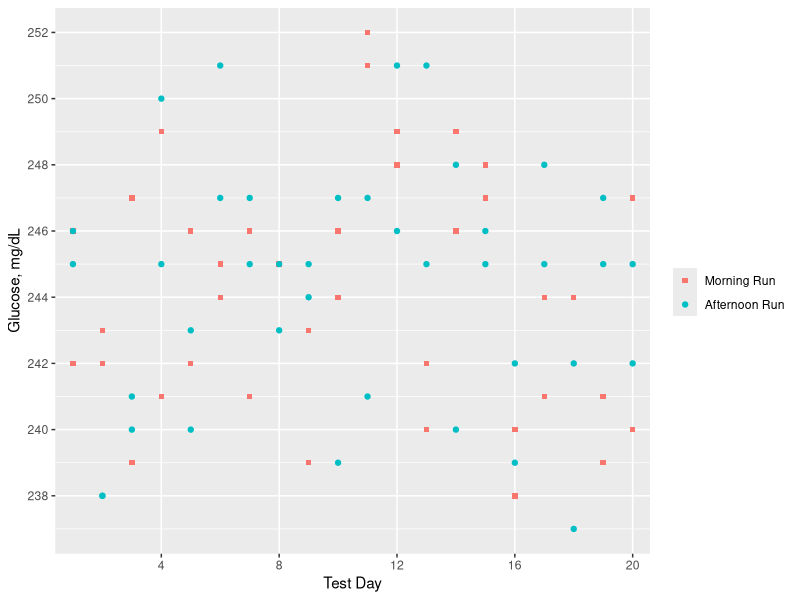
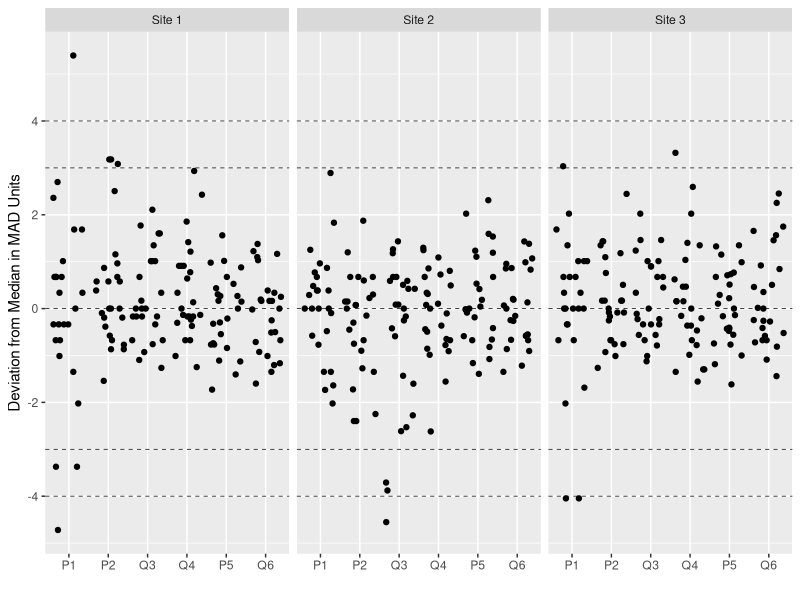
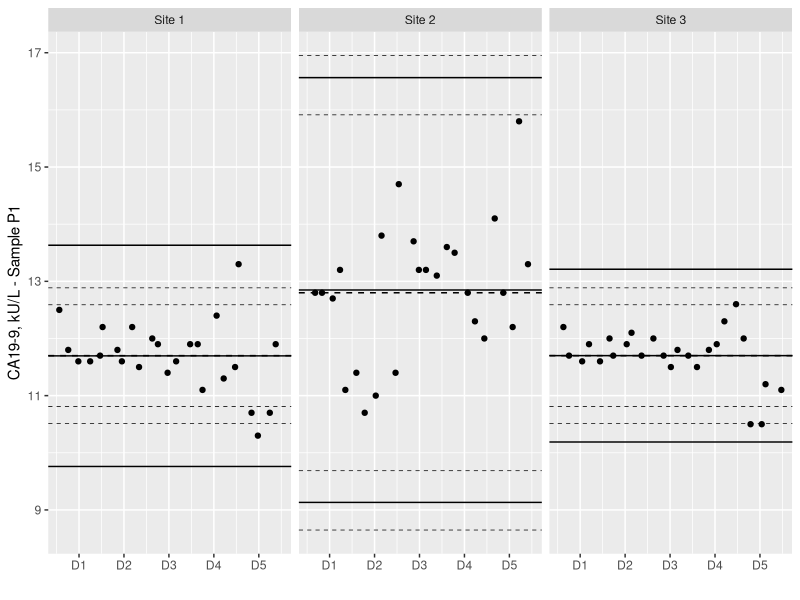

Write R code to recreate these figures, in order.
## ---- chunk 1
suppressPackageStartupMessages({
  library(tidyverse)
})

options(dplyr.summarise.inform = FALSE)
## ---- chunk 2

# Table A1. Glucose Precision Evaluation Measurements (mg/dL)
table_a1 <- tibble(
  day = 1:20,
  run1.rep1 = c(242, 243, 247, 249, 246, 244, 241, 245, 243, 244, 252, 249, 242, 246, 247, 240, 241, 244, 241, 247),
  run1.rep2 = c(246, 242, 239, 241, 242, 245, 246, 245, 239, 246, 251, 248, 240, 249, 248, 238, 244, 244, 239, 240),
  run2.rep1 = c(245, 238, 241, 250, 243, 251, 245, 243, 244, 247, 247, 251, 251, 248, 245, 239, 245, 237, 247, 245),
  run2.rep2 = c(246, 238, 240, 245, 240, 247, 247, 245, 245, 239, 241, 246, 245, 240, 246, 242, 248, 242, 245, 242))

## ---- chunk 3

table_a1 <- table_a1 %>%
  pivot_longer(cols = starts_with("run"), names_to = "run_rep", values_to = "result") %>%
  separate(run_rep, sep = "\\.", into = c("run", "rep")) %>%
  mutate_at(vars("run", "rep"), ~ str_remove(., "(run)|(rep)")) %>%
  mutate_at(vars(-result), factor)

glimpse(table_a1)

## ---- chunk 4

table_a1 %>%
  ggplot(aes(x = day, y = result)) +
  geom_point(aes(color = run, shape = run)) +
  scale_x_discrete(name = "Test Day", breaks = seq(0, 20, by = 4)) +
  scale_y_continuous(name = "Glucose, mg/dL", breaks = seq(236, 254, by = 2)) +
  scale_color_discrete(name = "", labels = c("Morning Run", "Afternoon Run")) +
  scale_shape_manual(name = "", values = c("square", "circle"), labels = c("Morning Run", "Afternoon Run"))

## ---- chunk 5
table_a2 <- table_a1 %>%
  aov(result ~ day + day:run, data = .) %>%
  broom::tidy() %>%
  select(source = term, SS = sumsq, DF = df, MS = meansq) %>%
  column_to_rownames(var = "source")

table_a2
## ---- chunk 6
x_bar <- mean(table_a1$result)

MS_error <- table_a2["Residuals", "MS"]
MS_run <- table_a2["day:run", "MS"]
MS_day <- table_a2["day", "MS"]

DF_error <- table_a2["Residuals", "DF"]
DF_run <- table_a2["day:run", "DF"]
DF_day <- table_a2["day", "DF"]

N <- nrow(table_a1)
n_rep <- nlevels(table_a1$rep)
n_run <- nlevels(table_a1$run)
n_day <- nlevels(table_a1$day)

# If any of these terms are less than zero, carry them forward as zero
V_error <- MS_error  # A1
V_run <- max((MS_run - MS_error)/n_rep, 0)  # A2
V_day <- max((MS_day - MS_run)/(n_run*n_rep), 0)  # A3

S_R <- sqrt(V_error)  # A4
S_WL <- sqrt(V_day + V_run + V_error)  # A5

# Only valid for a 20 x 2 x 2 study
alpha_error <- 0.5
alpha_run <- 0.25
alpha_day <- 0.25

df_R <- N - n_day*n_run  # A6

# A7
df_WL <- round(  
  ((alpha_day * MS_day) + (alpha_run * MS_run) + (alpha_error * MS_error))^2 
  / 
  ((alpha_day * MS_day)^2/DF_day + (alpha_run * MS_run)^2/DF_run + (alpha_error * MS_error)^2/DF_error)
)

CV_R <- S_R / x_bar * 100  # A8
CV_WL <- S_WL / x_bar * 100  # A9

tibble(
  `Sample Description` = "Patient Pool",
  `Mean (mg/dL)` = x_bar,
  `Repeatability` = sprintf("%.2f (%.1f%%)", S_R, CV_R),
  `Within-Laboratory Precision` = sprintf("%.2f (%.1f%%)", S_WL, CV_WL)
) 
## ---- chunk 7
alpha <- 0.05

table_a3 <- tibble(
  value = c("Repeatability", "Within-Laboratory Reproducibility"),
  S = c(S_R, S_WL),
  DF = c(df_R, df_WL),
  chisq_lower = qchisq(1-alpha/2, DF),
  chisq_upper = qchisq(alpha/2, DF))

table_a3 
## ---- chunk 8
table_a3 %>%
  mutate(S_lower = S * sqrt(DF/chisq_lower),  # A10 and A11
         S_upper = S * sqrt(DF/chisq_upper),
         CV_lower = S_lower / x_bar * 100,
         CV_upper = S_upper / x_bar * 100,
         CV_range = sprintf("%.1f%% - %.1f%%", CV_lower, CV_upper)) %>%
  select(value, starts_with("S"), CV_range)

# There is a rounding error in this table, the text reports 0.95% but without rounding, the calculated value is 0.944%
## ---- chunk 9

# I'm not mad about having to type all these dumb numbers in. Not mad at all
table_b1 <- tibble(
  day = rep(rep(1:5, each = 5), times = 2*3),
  sample = rep(c("P1", "P2", "Q3", "Q4", "P5", "Q6"), each = 25),
  `Site 1` = c(
    12.5,  11.8,  11.6,  11.6,  11.7,  12.2,  11.8,  11.6,  12.2,  11.5,  12.0,  11.9,  11.4,  
    11.6,  11.9,  11.9,  11.1,  12.4,  11.3,  11.5,  13.3,  10.7,  10.3,  10.7,  11.9,   # P1
    45.0,  45.1,  42.4,  42.4,  42.5,  42.4,  41.7,  43.0,  41.8,  41.6,  45.1,  42.7,  41.6,  
    41.0,  42.2,  41.8,  44.4,  42.8,  41.4,  41.8,  41.2,  40.9,  41.1,  40.2,  40.9,   # P2
    59.0,  57.7,  58.1,  56.3,  55.6,  56.5,  56.3,  58.4,  57.3,  56.5,  57.7,  56.7,  58.6,  
    56.1,  55.2,  56.5,  58.4,  55.4,  55.7,  57.7,  56.9,  56.3,  56.3,  55.7,  55.0,   # Q3
    175.0, 167.3, 169.7, 167.8, 170.5, 167.3, 166.7, 172.0, 170.1, 170.5, 167.4, 168.8, 170.5, 
    176.5, 168.2, 173.3, 171.4, 164.1, 166.9, 167.4, 164.8, 167.1, 167.3, 165.8, 165.8,  # Q4
    386.6, 393.9, 392.8, 383.3, 388.0, 389.0, 394.3, 374.2, 379.8, 368.1, 381.0, 380.1, 375.3, 
    375.0, 375.0, 400.2, 386.2, 364.6, 371.1, 371.3, 385.1, 390.6, 386.2, 377.4, 384.9,  # P5
    433.9, 434.6, 424.9, 425.2, 424.9, 420.6, 437.5, 413.6, 416.2, 410.7, 423.0, 412.7, 426.7, 
    435.3, 417.9, 435.9, 424.9, 406.6, 425.8, 427.2, 418.0, 415.8, 409.2, 411.1, 423.2), # Q6
  `Site 2` = c(
    12.8,  12.8,  12.7,  13.2,  11.1,  11.4,  10.7,  11.0,  13.8,  11.4,  14.7,  13.7,  13.2, 
    13.2,  13.1,  13.6,  13.5,  12.8,  12.3,  12.0,  14.1,  12.8,  12.2,  15.8,  13.3,   # P1
    40.6,  39.3,  41.4,  40.3,  37.3,  38.2,  37.5,  38.7,  43.0,  40.7,  42.1,  41.3,  40.5,  
    38.8,  39.9,  40.9,  40.7,  39.6,  40.1,  39.5,  40.8,  40.6,  41.4,  41.4,  37.3,   # P2
    53.9,  55.1,  54.9,  53.7,  51.3,  52.7,  54.4,  49.8,  51.4,  49.0,  55.1,  55.0,  54.1,  
    52.5,  54.5,  55.2,  56.1,  55.2,  55.8,  54.9,  54.5,  55.9,  51.7,  50.0,  54.2,   # Q3
    156.6, 157.7, 155.8, 160.8, 153.6, 162.7, 157.1, 156.1, 149.5, 157.0, 159.9, 163.8, 160.9, 
    164.4, 156.3, 162.2, 164.6, 161.5, 159.2, 157.9, 158.2, 162.9, 162.4, 159.6, 160.0,  # Q4
    380.0, 382.5, 368.5, 379.7, 361.7, 366.8, 371.7, 363.3, 379.1, 366.7, 375.1, 382.1, 371.3, 
    374.3, 370.1, 372.7, 376.1, 363.9, 371.4, 370.8, 365.7, 371.2, 387.5, 385.5, 367.3,  # P5
    410.9, 416.3, 391.8, 390.7, 388.4, 401.2, 409.0, 397.0, 395.7, 384.1, 401.4, 411.9, 392.2, 
    409.3, 391.9, 395.9, 415.7, 400.5, 409.4, 390.8, 410.5, 399.7, 387.9, 398.9, 382.5), # Q6
  `Site 3` = c(
    12.2,  11.7,  11.6,  11.9,  11.6,  12.0,  11.7,  11.9,  12.1,  11.7,  12.0,  11.7,  11.5,  
    11.8,  11.7,  11.5,  11.8,  11.9,  12.3,  12.6,  12.0,  10.5,  10.5,  11.2,  11.1,   # P1
    45.1,  43.8,  42.4,  42.4,  42.1,  42.1,  42.4,  42.4,  43.5,  41.9,  43.9,  42.2,  41.3,  
    41.4,  42.0,  43.1,  43.6,  42.1,  41.3,  42.8,  41.1,  41.0,  40.7,  41.4,  43.9,   # P2
    58.4,  57.9,  57.2,  56.4,  56.1,  56.4,  57.4,  57.9,  57.5,  55.9,  57.2,  57.7,  57.4,  
    56.3,  56.5,  57.5,  56.9,  55.6,  56.3,  56.1,  56.6,  56.3,  56.0,  55.7,  57.0,   # Q3
    171.2, 168.5, 168.8, 167.6, 170.5, 167.0, 169.4, 171.1, 168.8, 169.4, 168.1, 169.7, 173.5,
    174.9, 167.8, 172.4, 167.8, 165.5, 165.9, 166.0, 166.0, 167.2, 166.6, 168.2, 168.8,  # Q4
    390.3, 393.4, 388.1, 386.2, 378.1, 391.7, 384.3, 377.0, 380.4, 371.6, 380.6, 377.7, 375.2, 
    387.6, 373.2, 393.2, 375.4, 367.9, 378.1, 378.3, 387.9, 388.4, 381.8, 382.7, 383.7,  # P5
    434.3, 429.8, 425.1, 422.9, 417.8, 429.1, 425.6, 414.9, 419.6, 414.3, 417.9, 419.7, 431.0, 
    435.6, 422.6, 430.4, 415.8, 416.2, 421.9, 415.2, 416.9, 412.5, 410.2, 418.0, 415.2), # Q6
)

## ---- chunk 10
table_b1 <- table_b1 %>%
  pivot_longer(cols = starts_with("Site"), names_to = "site", values_to = "result") %>%
  mutate(sample = factor(sample, levels = c("P1", "P2", "Q3", "Q4", "P5", "Q6"))) %>%
  mutate_at(vars(-result), as.factor)
## ---- chunk 11

table_b1 %>%
  group_by(sample, site) %>%
  mutate(deviation = (result - median(result)) / mad(result)) %>%  # This doesn't match up?
  ggplot(aes(x = sample, y = deviation)) +
  geom_jitter(height = 0) +
  geom_hline(yintercept = c(-4, -3, 0, 3, 4), lty = 2, lwd = 0.25) +
  facet_grid(~ site) +
  scale_x_discrete(name = "") +
  scale_y_continuous(name = "Deviation from Median in MAD Units", breaks = seq(-4, 4, by = 2))

## ---- chunk 12

table_b1 %>%
  filter(sample == "P1") %>%
  group_by(site) %>%
  mutate(meas_n = 1:n()) %>%
  ggplot(aes(x = meas_n, y = result)) +
  geom_jitter(height = 0) +
  facet_wrap(~ site) +
  scale_x_continuous(name = "", breaks = seq(3, 24, by = 5), labels = paste0("D", 1:5)) +
  scale_y_continuous(name = "CA19-9, kU/L - Sample P1", breaks = seq(9, 17, 2)) +
  
  # Add mean and Grubbs' line
  stat_summary(geom = "hline", fun = mean, aes(x = 1, yintercept = ..y..)) +
  stat_summary(geom = "hline", fun = ~ mean(.) + 3.135 * sd(.), aes(x = 1, yintercept = ..y..)) +
  stat_summary(geom = "hline", fun = ~ mean(.) - 3.135 * sd(.), aes(x = 1, yintercept = ..y..)) +
  
  # Add median line and +/- 3, 4 MAD
  stat_summary(geom = "hline", fun = median, aes(x = 1, yintercept = ..y..), lty = 2) +
  stat_summary(geom = "hline", fun = ~ median(.) + 3 * mad(.), aes(x = 1, yintercept = ..y..), lty = 2, lwd = 0.25) +
  stat_summary(geom = "hline", fun = ~ median(.) - 3 * mad(.), aes(x = 1, yintercept = ..y..), lty = 2, lwd = 0.25) +
  stat_summary(geom = "hline", fun = ~ median(.) + 4 * mad(.), aes(x = 1, yintercept = ..y..), lty = 2, lwd = 0.25) +
  stat_summary(geom = "hline", fun = ~ median(.) - 4 * mad(.), aes(x = 1, yintercept = ..y..), lty = 2, lwd = 0.25)

## ---- chunk 13

variance_across_sites <- function(sample) {
  
  # Function to perform the variance component calculations, like Table B2 and the top section of Table B3
  # sample: the name of the test sample, stored in a column called 'sample'
  
  # returns: a list with the following values:
  #   sample: name of the sample (as passed in the function call)
  #   mean: mean value of that sample
  #   N: number of measurements in the dataset
  #   df_R: degrees of freedom associated with quantifying the repeatability
  #   V_error: variance associated with repeatability of the assay
  #   %_error: V_error as a percentage of total variance
  #   SD_error: standard deviation associated with repeatability of the assay
  #   CV_error: standard deviation expressed as a percentage of mean
  #   df_WL: degrees of freedom of within-laboratory precision estimate, calculated via Satterthwaite approximation
  #   V_day, %_day, SD_day, CV_day: as above, except WRT the day-to-day variation of the assay
  #   df_REP: degrees of freedom of reproducibility precision estimate, calculated via Satterthwaite approximation
  #   V_site, %_site, SD_site, CV_site: as above, except WRT the site-to-site variation of the assay

  df <- filter(table_b1, sample == (!! sample))  # We have to be explicit here so we compare the function parameter 'sample' to the column 'sample'
  
  aov_table <- df %>%
    aov(result ~ site + site:day, data = .) %>%
    broom::tidy() %>%
    select(source = term, SS = sumsq, DF = df, MS = meansq) %>%
    column_to_rownames(var = "source")
  
  x_bar <- mean(df$result)
  
  MS_error <- aov_table["Residuals", "MS"]
  MS_day <- aov_table["site:day", "MS"]
  MS_site <- aov_table["site", "MS"]
  
  DF_error <- aov_table["Residuals", "DF"]
  DF_day <- aov_table["site:day", "DF"]
  DF_site <- aov_table["site", "DF"]
  
  N <- nrow(df)
  n_day <- nlevels(df$day)
  n_site <- nlevels(df$site)
  n_rep <- N / (n_day * n_site)
  
  # If any of these terms are less than zero, carry them forward as zero
  V_error <- MS_error 
  V_day <- max((MS_day - MS_error)/n_rep, 0) 
  V_site <- max((MS_site - MS_day)/(n_day*n_rep), 0) 
  
  S_R <- sqrt(V_error) 
  S_WL <- sqrt(V_day + V_error) 
  S_REP <- sqrt(V_site + V_day + V_error)
  
  # Only valid for a 3 x 5 x 5 study
  alpha_day <- 0.5
  alpha_error <- 0.5
  beta_site <- 0.25
  beta_day <- 0.25
  beta_error <- 0.5
  
  df_R <- N - n_site*n_day
  
  df_WL <- round(  
    (alpha_day * MS_day + alpha_error * MS_error)^2 
    / 
    ((alpha_day * MS_day)^2/DF_day + (alpha_error * MS_error)^2/DF_error)
  )
  
  df_REP <- round(  
    ((beta_site * MS_site) + (beta_day * MS_day) + (beta_error * MS_error))^2 
    / 
    ((beta_site * MS_site)^2/DF_site + (beta_day * MS_day)^2/DF_day + (beta_error * MS_error)^2/DF_error)
  )
  
  CV_R <- S_R / x_bar * 100
  CV_WL <- S_WL / x_bar * 100
  CV_REP <- S_REP / x_bar * 100
  
  list(
    sample = sample,
    mean = x_bar,
    N = nrow(df),
    df_R = df_R,
    V_error = V_error,
    `%_error` = V_error / (V_error + V_day + V_site) * 100,
    SD_R = S_R,
    CV_R = S_R/x_bar * 100,
    df_WL = df_WL,
    V_day = V_day,
    `%_day` = V_day / (V_error + V_day + V_site) * 100,
    SD_WL = S_WL,
    CV_WL = S_WL/x_bar * 100,
    df_REP = df_REP,
    V_site = V_site,
    `%_site` = V_site / (V_error + V_day + V_site) * 100,
    SD_REP = S_REP,
    CV_REP = S_REP/x_bar * 100
  )
}
  
samples <- levels(table_b1$sample)
  
table_b2 <- map_dfr(samples, ~ variance_across_sites(.))

# The values for P5 don't match up with the text, but I can't find a mistake in the data
table_b2 %>%
  select(sample, mean, V_error, `%_error`, V_day, `%_day`, V_site, `%_site`)

## ---- chunk 14
table_b2 %>%
  select(sample, mean, SD_R, CV_R, SD_WL, CV_WL, SD_REP, CV_REP)
## ---- chunk 15

variance_at_single_site <- function(site, sample) {

  # Function to perform the variance component calculations, like Table B3, at a single site
  # sample: sample identifier, stored in a column called 'sample'
  # site: site identifier, stored in a column called 'site'
  
  # returns: a list with the following values:
  #   sample: name of the sample (as passed in the function call)
  #   mean: mean value of that sample
  #   N: number of measurements in the dataset
  #   df_R: degrees of freedom associated with quantifying the repeatability
  #   V_error: variance associated with repeatability of the assay
  #   %_error: V_error as a percentage of total variance
  #   SD_error: standard deviation associated with repeatability of the assay
  #   CV_error: standard deviation expressed as a percentage of mean
  #   df_WL: degrees of freedom of within-laboratory precision estimate, calculated via Satterthwaite approximation
  #   V_day, %_day, SD_day, CV_day: as above, except WRT the day-to-day variation of the assay

  df <- filter(table_b1, 
               sample == (!! sample),
               site == (!! site))
  
  aov_table <- df %>%
    aov(result ~ day, data = .) %>%
    broom::tidy() %>%
    select(source = term, SS = sumsq, DF = df, MS = meansq) %>%
    column_to_rownames(var = "source")
  
  x_bar <- mean(df$result)
  
  MS_error <- aov_table["Residuals", "MS"]
  MS_day <- aov_table["day", "MS"]

  DF_error <- aov_table["Residuals", "DF"]
  DF_day <- aov_table["day", "DF"]

  N <- nrow(df)
  n_day <- nlevels(df$day)
  n_rep <- N / n_day
  
  # If any of these terms are less than zero, carry them forward as zero
  V_error <- MS_error 
  V_day <- max((MS_day - MS_error)/n_rep, 0) 
  
  S_R <- sqrt(V_error) 
  S_WL <- sqrt(V_day + V_error)
  
  # Only valid for a 5 x 5 study
  alpha_day <- 0.5
  alpha_error <- 0.5

  df_R <- N - n_day
  
  df_WL <- round(  
    ((alpha_day * MS_day) + (alpha_error * MS_error))^2 
    / 
    ((alpha_day * MS_day)^2/DF_day + (alpha_error * MS_error)^2/DF_error)
  )
  
  CV_R <- S_R / x_bar * 100
  CV_WL <- S_WL / x_bar * 100
  
  list(
    site = site,
    sample = sample,
    mean = x_bar,
    N = nrow(df),
    df_R = df_R,
    V_error = V_error,
    `%_error` = V_error / (V_error + V_day) * 100,
    SD_R = S_R,
    CV_R = S_R/x_bar * 100,
    df_WL = df_WL,
    V_day = V_day,
    `%_day` = V_day / (V_error + V_day) * 100,
    SD_WL = S_WL,
    CV_WL = S_WL/x_bar * 100
  )
}

sample_site <- expand.grid(
  unique(table_b1$sample),
  unique(table_b1$site)
)

table_b3 <- pmap_dfr(sample_site, ~ variance_at_single_site(sample = ..1, site = ..2)) %>%
  select(site, sample, mean, SD_R, CV_R, SD_WL, CV_WL) 

## ---- chunk 16

filter(table_b3, site == "Site 1")

## ---- chunk 17

filter(table_b3, site == "Site 2")

## ---- chunk 18

filter(table_b3, site == "Site 3")

## ---- chunk 19
alpha <- 0.05

means <- select(table_b2, sample, mean)

# Holy moly this is ugly
table_b2 %>%
  mutate(SD_R_lower = SD_R * sqrt(df_R / qchisq(1-alpha/2, df_R)),
         SD_R_upper = SD_R * sqrt(df_R / qchisq(alpha/2, df_R)),
         SD_R_r = sprintf("%.3f - %.3f", SD_R_lower, SD_R_upper),
         
         CV_R_lower = SD_R_lower / mean * 100,
         CV_R_upper = SD_R_upper / mean * 100,
         CV_R_r = sprintf("%.1f%% - %.1f%%", CV_R_lower, CV_R_upper),
         
         SD_WL_lower = SD_WL * sqrt(df_WL / qchisq(1-alpha/2, df_WL)),
         SD_WL_upper = SD_WL * sqrt(df_WL / qchisq(alpha/2, df_WL)),
         SD_WL_r = sprintf("%.3f - %.3f", SD_WL_lower, SD_WL_upper),
         
         CV_WL_lower = SD_WL_lower / mean * 100,
         CV_WL_upper = SD_WL_upper / mean * 100,
         CV_WL_r = sprintf("%.1f%% - %.1f%%", CV_WL_lower, CV_WL_upper),
         
         SD_REP_lower = SD_REP * sqrt(df_REP / qchisq(1-alpha/2, df_REP)),
         SD_REP_upper = SD_REP * sqrt(df_REP / qchisq(alpha/2, df_REP)),
         SD_REP_r = sprintf("%.3f - %.3f", SD_REP_lower, SD_REP_upper),
         
         CV_REP_lower = SD_REP_lower / mean * 100,
         CV_REP_upper = SD_REP_upper / mean * 100,
         CV_REP_r = sprintf("%.1f%% - %.1f%%", CV_REP_lower, CV_REP_upper)) %>%
  select(sample, df_R, SD_R, df_WL, SD_WL, df_REP, SD_REP)


